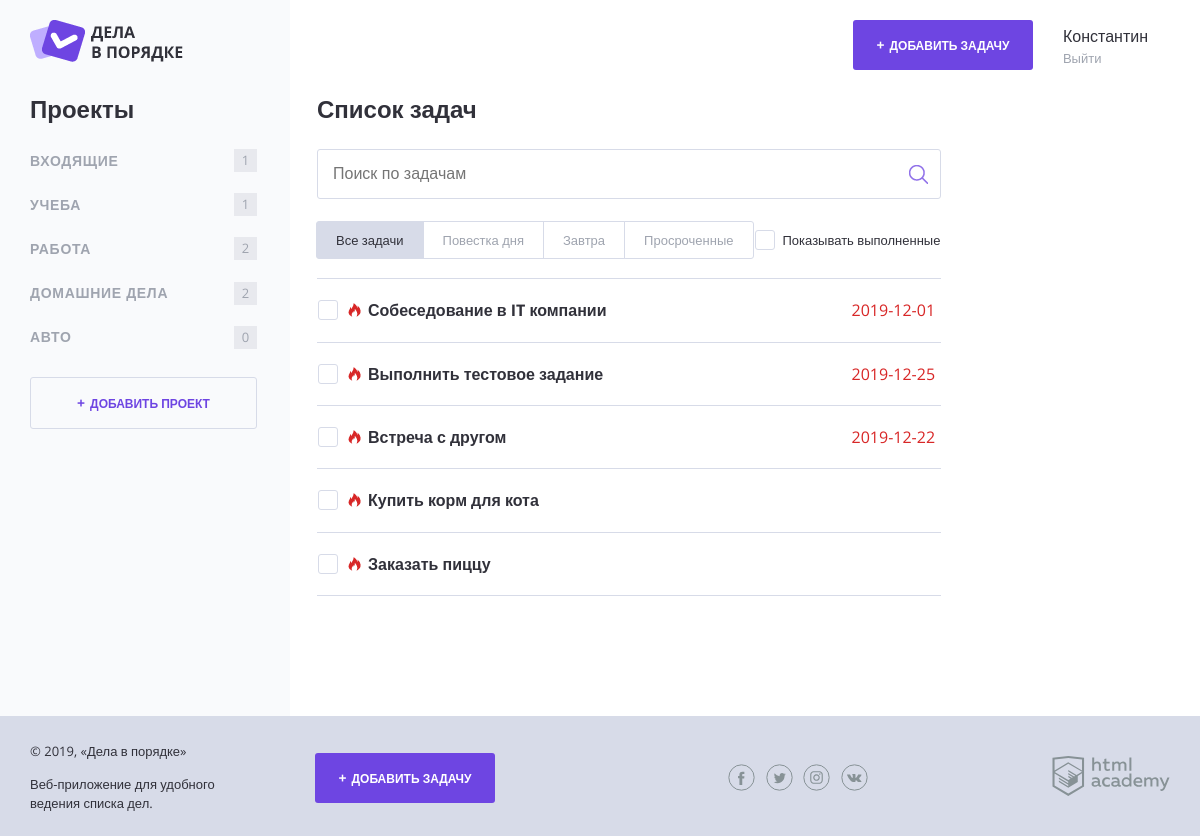
The page / on the database its author committed.
### tables this page shows
CREATE TABLE `project` (
  `ID` int(10) UNSIGNED NOT NULL,
  `Name` varchar(255) NOT NULL,
  `Autor` int(10) UNSIGNED NOT NULL
);

CREATE TABLE `task` (
  `ID` int(10) UNSIGNED NOT NULL,
  `Date of Creation` date NOT NULL,
  `Completed` tinyint(1) NOT NULL,
  `Task` varchar(255) NOT NULL,
  `File` varchar(255) DEFAULT NULL,
  `Date of Completion` date DEFAULT NULL,
  `Autor` int(10) UNSIGNED NOT NULL,
  `Category` int(10) UNSIGNED NOT NULL
);

### helpers.php (called while the page is built, shortened)
<?php
function include_template($name, array $data = []) {
    $name = 'templates/' . $name;
    extract($data);
    require $name;
    $result = ob_get_clean();
    return $result;
}

### templates/main.php (the view, shortened to what this page needs)
<section class="content__side">
     <h2 class="content__side-heading">Проекты</h2>
     <nav class="main-navigation">
         <ul class="main-navigation__list">
         	<?php foreach ($projectz as $key => $projez): ?>
             <li class="main-navigation__list-item <?php if($projez['Name'] == htmlspecialchars($_GET['project'])){ print("main-navigation__list-item--active");} ?>">
                 <a class="main-navigation__list-item-link" href="index.php?project=<?=htmlspecialchars($projez['Name']); ?>"><?=htmlspecialchars($projez['Name']); ?></a>
                 <span class="main-navigation__list-item-count"> <?=$projez['Amount']; ?> </span>
             </li>
             <?php endforeach; ?>
         </ul>
     </nav>
     <a class="button button--transparent button--plus content__side-button"
        href="pages/form-project.html" target="project_add">Добавить проект</a>
 </section>
 <main class="content__main">
     <h2 class="content__main-heading">Список задач</h2>
     <form class="search-form" action="index.php" method="post" autocomplete="off">
         <input class="search-form__input" type="text" name="" value="" placeholder="Поиск по задачам">
         <input class="search-form__submit" type="submit" name="" value="Искать">
     </form>
     <div class="tasks-controls">
         <nav class="tasks-switch">
             <a href="/" class="tasks-switch__item tasks-switch__item--active">Все задачи</a>
             <a href="/" class="tasks-switch__item">Повестка дня</a>
             <a href="/" class="tasks-switch__item">Завтра</a>
             <a href="/" class="tasks-switch__item">Просроченные</a>
         </nav>
         <label class="checkbox">
             <span class="checkbox__text">Показывать выполненные</span>
         </label>
     </div>
     <table class="tasks">
     	<?php foreach ($taskz as $key => $tazk): ?>
     		<?php if(($show_complete_tasks === 1 && $tazk['Completed']) || !$tazk['Completed']): ?>
         <tr class="tasks__item task <?php if($tazk['Completed'])echo('task--completed') ?> <?php if( strtotime($taskz[$key]['Date of Completion']) - time() <= 86400)echo('task--important') ?>">
             <td class="task__select">
                 <label class="checkbox task__checkbox">
                     <span class="checkbox__text"><?=htmlspecialchars($tazk['Task']); ?></span>
                 </label>
             </td>
             <td class="task__date"><?=$tazk['Date of Completion']; ?></td>
         </tr>
         <?php endif; ?>
         <?php endforeach; ?>
     </table>
 </main>

### templates/layout.php (shortened to what this page needs)
<!DOCTYPE html>
<html lang="ru">
<head>
    <link rel="stylesheet" href="css/normalize.css">
    <link rel="stylesheet" href="css/style.css">
    <link rel="stylesheet" href="css/flatpickr.min.css">
</head>
<body>
<div class="page-wrapper">
    <div class="container container--with-sidebar">
        <header class="main-header">
            <a href="/">
                <img src="img/logo.png" width="153" height="42" alt="Логотип Дела в порядке">
            </a>
            <div class="main-header__side">
                <a class="main-header__side-item button button--plus open-modal" href="pages/form-task.html">Добавить задачу</a>
                <div class="main-header__side-item user-menu">
                    <div class="user-menu__data">
                        <p>Константин</p>
                        <a href="#">Выйти</a>
                    </div>
                </div>
            </div>
        </header>
        <div class="content">
            <main class="content">
                <?=$content;?>
            </main>
        </div>
    </div>
</div>
<footer class="main-footer">
    <div class="container">
        <div class="main-footer__copyright">
            <p>© 2019, «Дела в порядке»</p>
            <p>Веб-приложение для удобного ведения списка дел.</p>
        </div>
        <a class="main-footer__button button button--plus" href="pages/form-task.html">Добавить задачу</a>
        <div class="main-footer__social social">
            <a class="social__link social__link--facebook" href="#">
            </a>
            <a class="social__link social__link--twitter" href="#">
            </a>
            <a class="social__link social__link--instagram" href="#">
            </a>
            <a class="social__link social__link--vkontakte" href="#">
            </a>
        </div>
        <div class="main-footer__developed-by">
            <a href="https://htmlacademy.ru/intensive/php">
                <img src="img/htmlacademy.svg" alt="HTML Academy" width="118" height="40">
            </a>
        </div>
    </div>
</footer>
</body>
</html>

### index.php (shortened to what this page needs)
<?php
$con = mysqli_connect("localhost", "root", "root", "schema");
if(!$con){
	print("Error connected: " . mysqli_connect_error());
}else{
mysqli_set_charset($con, "utf8");
    $user_id = intval(1);
    $show_complete_tasks = 0;
    $sql = "SELECT ID, Name, Autor, (SELECT COUNT(*) FROM `task` WHERE `Category` = `project`.ID) AS `Amount`  FROM `project` WHERE `Autor` = ".$user_id;
    $result = mysqli_query($con, $sql);
    $projectz = mysqli_fetch_all($result, MYSQLI_ASSOC);
    if (isset($_GET['project'])) {
        $prjnm = esc($_GET['project']);
        $sql = "SELECT ID FROM `project` WHERE `Autor` = ".$user_id." AND `Name` = '".strval($prjnm)."'";
        $result = mysqli_query($con, $sql);
        $idprjnm =  mysqli_fetch_all($result, MYSQLI_ASSOC);
        if(count($idprjnm)!=0){
            foreach ($idprjnm as $fdfd => $key){
                $idprj = $key['ID'];
            };
            $sql = "SELECT * FROM `task` WHERE `Autor` = ".$user_id." AND `Category` = ".$idprj;
            $result = mysqli_query($con, $sql);
            $taskz = mysqli_fetch_all($result, MYSQLI_ASSOC);
        }else{
            http_response_code(404);
            $sql = "SELECT * FROM `task` WHERE `Autor` = " . $user_id;
            $result = mysqli_query($con, $sql);
            $taskz = mysqli_fetch_all($result, MYSQLI_ASSOC);
        }
    }else {
        $sql = "SELECT * FROM `task` WHERE `Autor` = " . $user_id;
        $result = mysqli_query($con, $sql);
        $taskz = mysqli_fetch_all($result, MYSQLI_ASSOC);
    };
require_once("helpers.php");
$page_content = include_template('main.php',
    ['projectz' => $projectz,'taskz' => $taskz, 'show_complete_tasks' => $show_complete_tasks]);
$layout_content = include_template('layout.php', [
'content' => $page_content,
'title' => 'Дела в порядке'
]);
print($layout_content);
}
?>

### rows shown on the page
project: Name "ВХОДЯЩИЕ", Amount "1"
project: Name "УЧЕБА", Amount "1"
project: Name "РАБОТА", Amount "2"
project: Name "ДОМАШНИЕ ДЕЛА", Amount "2"
project: Name "АВТО", Amount "0"
task: Task "Собеседование в IT компании", Date of Completion "2019-12-01"
task: Task "Выполнить тестовое задание", Date of Completion "2019-12-25"
task: Task "Встреча с другом", Date of Completion "2019-12-22"
task: Task "Купить корм для кота"
task: Task "Заказать пиццу"
